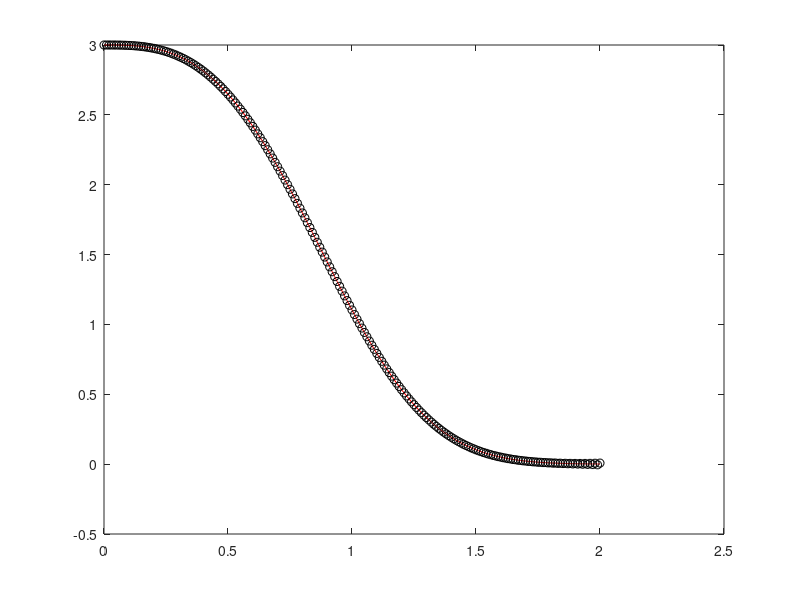
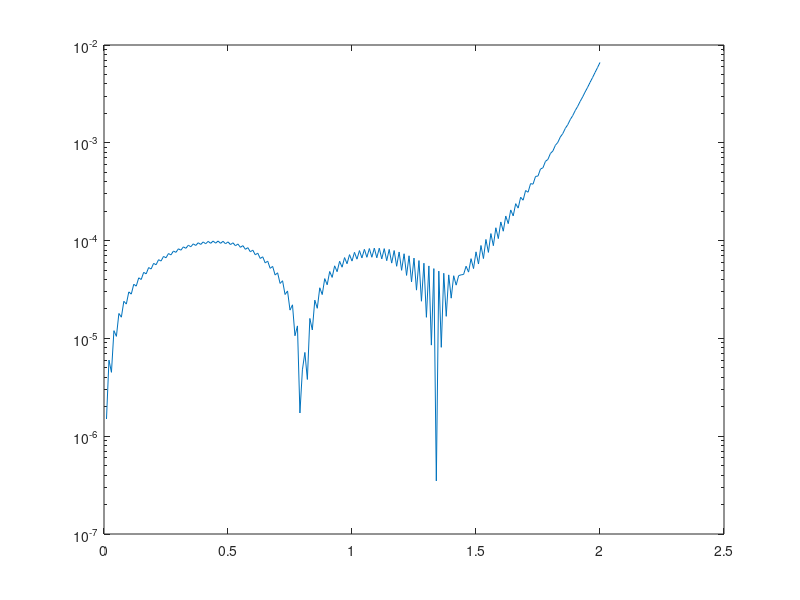
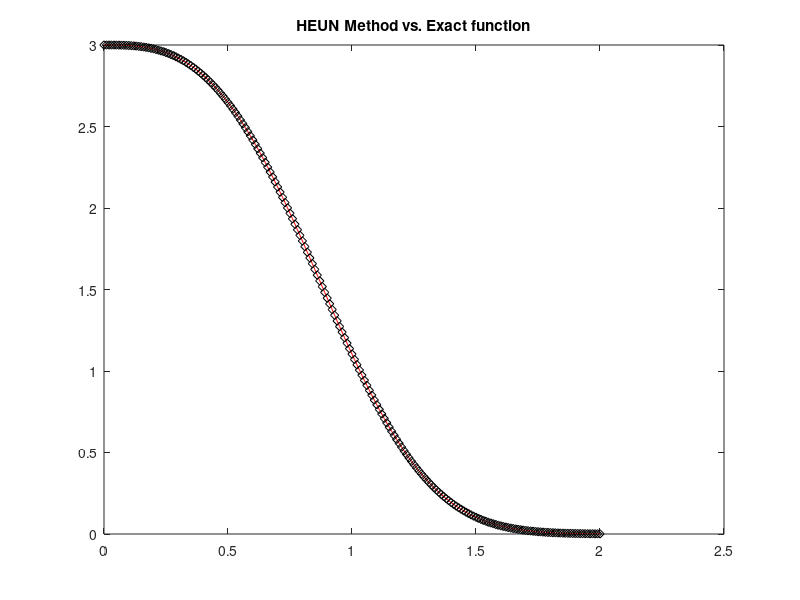
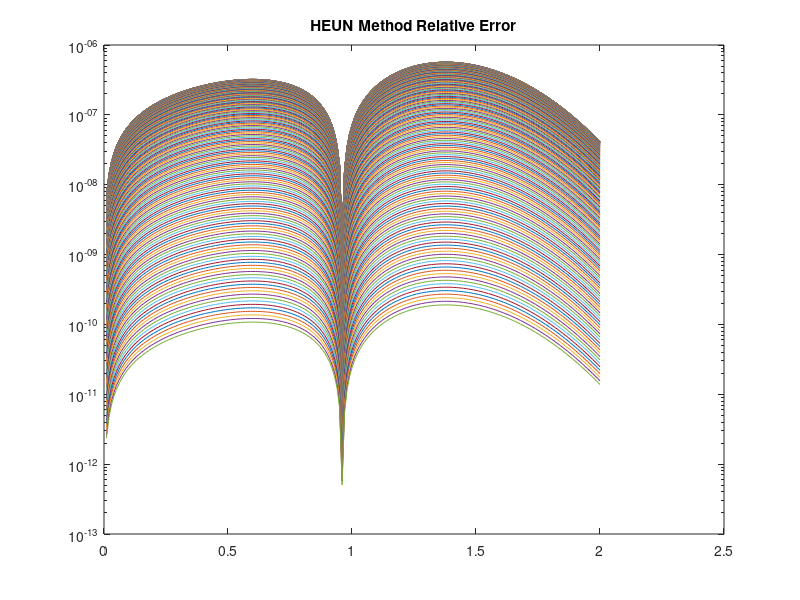

These figures' MATLAB source, in order:
            % Numerical Solutions of ODEs
            % Forward Euler Method
clc
clear all
close all
format long

f = @(t,y) -3* t.^2.* y;
yex = @(t) 3* exp(-t.^3);

y0 = 3;
T = 2;
h = 0.01;
N = T/ h;

tn = zeros(N+1,1);
un = zeros(N+1,1);
un(1,1) = y0;

for k = 1:N
    un(k+1,1) = un(k,1) + h* f( tn(k,1),un(k,1) );
    tn(k+1,1) = tn(k,1) + h;
end




            % Plotting Euler Method approximation vs the Exact answer
tmesh = [0: 0.01: T]';
figure(1)
plot(tmesh, yex(tmesh), 'r', tn, un, 'kd')
title("EULER Method vs. Exact function")

            % Absolute and Relatve Errors on the Interval

abs_err_EULER = abs( yex(tn) - un );
rel_err_EULER = abs_err_EULER/ yex(tn);

figure(2)
semilogy(tn,rel_err_EULER)
title("EULER Method vs. Relative Error")

            % Absolute and Relative Errors at Final Time

abs_error_endpoint_EULER = abs( yex(tn(end)) - un(end) )
rel_error_endpoint_EULER = abs( yex(tn(end)) - un(end)) / abs( yex( tn(end) ) )


            % Absolute and Relative Maximum Norm on the Interval

abs_err_Norminf_EULER = norm( abs_err_EULER, inf )
rel_err_Norminf_EULER = norm( abs_err_EULER, inf ) / norm( yex(tn),inf )


%%
            % Heun Method
% clear all
% close all
% format long

f = @(t,y) -3* t.^2.* y;
yex = @(t) 3* exp(-t.^3);

y0 = 3;
T = 2;
h = 0.01;
N = T/ h;

tn = zeros(N+1,1);
un = zeros(N+1,1);
un(1,1) = y0;

for k = 1:N
    tn(k+1, 1) = tn(k,1) + h;
    f1 = f( tn(k,1), un(k,1) );
    f2 = f( tn(k+1,1), un(k,1)+ h*f1);
    un(k+1,1) = un(k,1) + 0.5* h* (f1+f2);
end




            % Plotting HEUN Method approximation vs the Exact answer
tmesh = [0: 0.01: T]';
figure(3)
plot(tmesh, yex(tmesh), 'r', tn, un, 'kd')
title("HEUN Method vs. Exact function")


            % Absolute and Relatve Errors on the Interval

abs_err_HEUN = abs( yex(tn) - un );
rel_err_HEUN = abs_err_HEUN/ yex(tn);

figure(4)
semilogy(tn,rel_err_HEUN)
title("HEUN Method Relative Error")


            % Absolute and Relative Errors at Final Time

abs_error_endpoint_HEUN = abs( yex(tn(end)) - un(end) )
rel_error_endpoint_HEUN = abs( yex(tn(end)) - un(end)) / abs( yex( tn(end) ) )


            % Absolute and Relative Maximum Norm on the Interval

abs_err_Norminf_HEUN = norm( abs_err_HEUN, inf )
rel_err_Norminf_HEUN = norm( abs_err_HEUN, inf ) / norm( yex(tn),inf )

%% part c: leapfrog method:
clear all
close all
format long
f=@(t,y) -3*t.^2.*y;
y0=3;
T=2;
yex=@(t) 3*exp(-t.^3);
h=0.01;
N=T/h;
tn=zeros(N+1,1);
un=zeros(N+1,1);
un(1,1)=y0;
tn(2,1)=0.01;
f1=f(tn(1),un(1));
f2=f(tn(2),un(1)+h.*f1);
un(2,1)=y0+ 0.5*h*(f1+f2);
for k=2:N
    tn(k+1,1)=tn(k,1)+h;
    un(k+1,1)=un(k-1,1) + 2*h*f(tn(k,1),un(k,1));
end

tt=[0:0.01:T]';
figure(1)
plot(tt,yex(tt),'r',tn,un,'ko')
abs_err=abs(yex(tn)-un)
rel_err=abs_err/yex(tn);
figure(2)
semilogy(tn,abs_err)
abs_err_inf=norm(abs_err,inf)
rel_err_inf=norm(abs_err,inf)/norm(yex(tn),inf)
